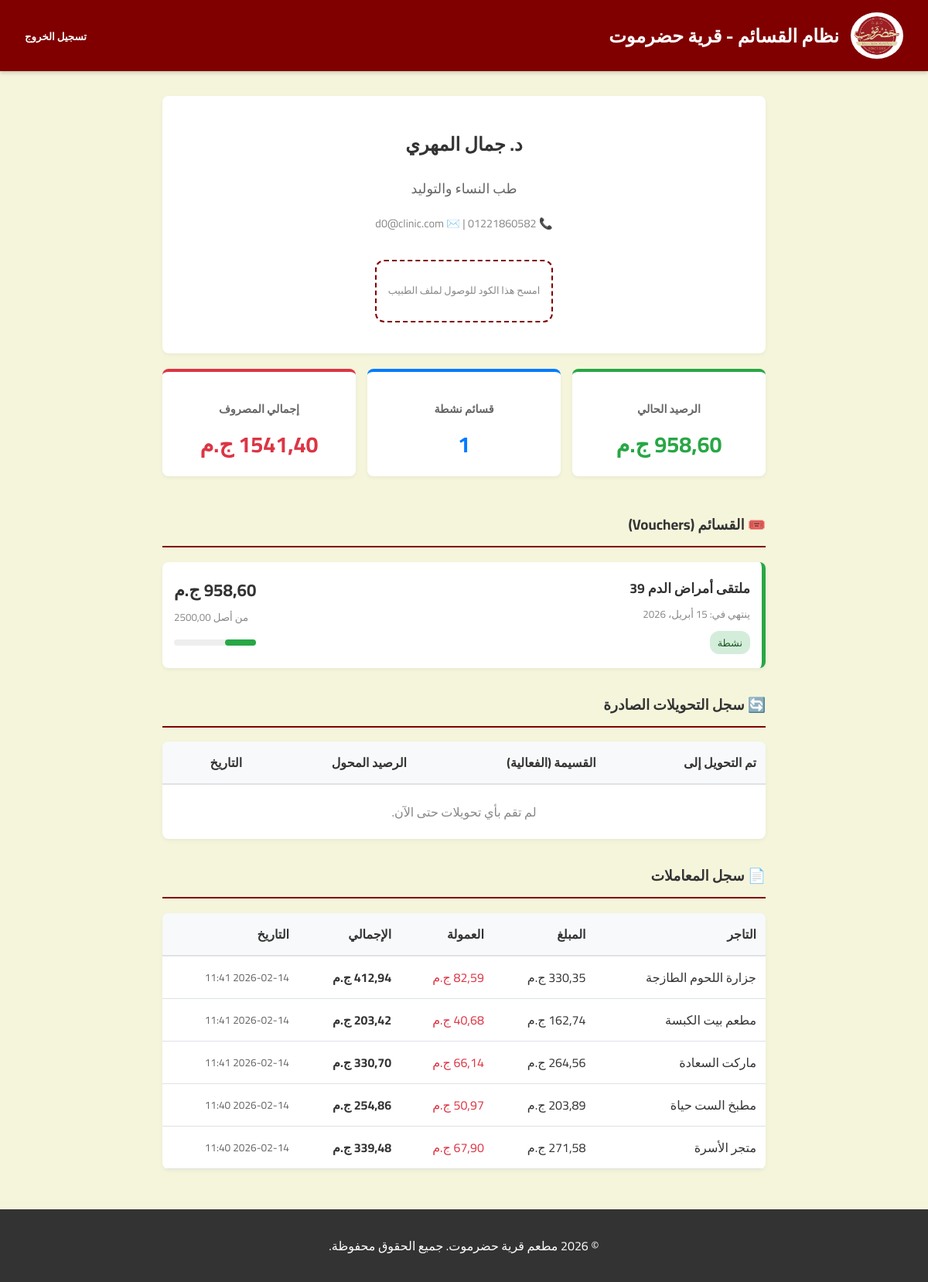
The page /ar/doctor/2/ (signed in) on the database its author committed.
### accounts/models.py (models this page shows, shortened)
class Doctor(models.Model):
    user = models.OneToOneField(User, on_delete=models.CASCADE, related_name='doctor_profile', verbose_name=_('User'))
    name = models.CharField(_('Name'), max_length=255)
    phone = models.CharField(_('Phone'), max_length=20, unique=True)
    email = models.EmailField(_('Email'), unique=True)
    specialty = models.ForeignKey(Specialty, on_delete=models.SET_NULL, null=True, blank=True, verbose_name=_('Specialty'))
    qr_code = models.CharField(_('QR Code'), max_length=255, blank=True, null=True) # URL or path
    created_at = models.DateTimeField(_('Created At'), auto_now_add=True)
    updated_at = models.DateTimeField(_('Updated At'), auto_now=True)
    class Meta:
        verbose_name = _('Doctor')
        verbose_name_plural = _('Doctors')

class Specialty(models.Model):
    name = models.CharField(_('Name'), max_length=100, unique=True)
    class Meta:
        verbose_name = _('Specialty')
        verbose_name_plural = _('Specialties')
    def __str__(self):
        return self.name

class Vendor(models.Model):
    class VendorRoles(models.TextChoices):
        ADMIN = 'ADMIN', _('Vendor Admin')
        CASHIER = 'CASHIER', _('Vendor Cashier')
    user = models.OneToOneField(User, on_delete=models.CASCADE, related_name='vendor_profile', verbose_name=_('User'))
    name = models.CharField(_('Name'), max_length=255, unique=True)
    contact_person = models.CharField(_('Contact Person'), max_length=255)
    phone = models.CharField(_('Phone'), max_length=20)
    email = models.EmailField(_('Email'))
    address = models.TextField(_('Address'))
    category = models.CharField(_('Category'), max_length=100) # e.g. Supermarket, Restaurant
    role = models.CharField(
        _('Role'), max_length=20, choices=VendorRoles.choices, default=VendorRoles.ADMIN,
        help_text=_('Vendor Admin has full access, Cashier can only process transactions via QR scan')
    )
    parent_vendor = models.ForeignKey(
        'self', on_delete=models.CASCADE, null=True, blank=True,
        related_name='cashiers', verbose_name=_('Parent Vendor'),
        help_text=_('If this is a cashier, specify the parent vendor it belongs to')
    )
    has_management_fee = models.BooleanField(_('Has Management Fee'), default=True)
    is_active = models.BooleanField(_('Is Active'), default=True)
    created_at = models.DateTimeField(_('Created At'), auto_now_add=True)
    updated_at = models.DateTimeField(_('Updated At'), auto_now=True)
    class Meta:
        verbose_name = _('Vendor')
        verbose_name_plural = _('Vendors')

### events/models.py (models this page shows, shortened)
class Voucher(models.Model):
    doctor = models.ForeignKey('accounts.Doctor', on_delete=models.CASCADE, related_name='vouchers', verbose_name=_('Doctor'))
    event = models.ForeignKey(Event, on_delete=models.CASCADE, related_name='vouchers', verbose_name=_('Event'), null=True, blank=True)
    company = models.ForeignKey('core.PharmaceuticalCompany', on_delete=models.SET_NULL, verbose_name=_('Company'), null=True, blank=True)
    initial_value = models.DecimalField(_('Initial Value'), max_digits=10, decimal_places=2)
    current_balance = models.DecimalField(_('Current Balance'), max_digits=10, decimal_places=2)
    issue_date = models.DateField(_('Issue Date'), auto_now_add=True)
    expiry_date = models.DateField(_('Expiry Date'))
    is_active = models.BooleanField(_('Is Active'), default=True)
    notes = models.TextField(_('Notes'), blank=True, null=True)
    created_at = models.DateTimeField(_('Created At'), auto_now_add=True)
    updated_at = models.DateTimeField(_('Updated At'), auto_now=True)
    class Meta:
        verbose_name = _('Voucher')
        verbose_name_plural = _('Vouchers')

class Event(models.Model):
    class PaymentTypes(models.TextChoices):
        CASH = 'CASH', _('Cash')
        DEFERRED = 'DEFERRED', _('Deferred')
    name = models.CharField(_('Name'), max_length=255)
    date = models.DateField(_('Date'))
    company = models.ForeignKey('core.PharmaceuticalCompany', on_delete=models.CASCADE, verbose_name=_('Company'))
    payment_type = models.CharField(_('Payment Type'), max_length=10, choices=PaymentTypes.choices, default=PaymentTypes.DEFERRED)
    voucher_value = models.DecimalField(_('Voucher Value'), max_digits=10, decimal_places=2)
    voucher_expiry_days = models.IntegerField(_('Voucher Expiry Days'), default=90)
    doctors = models.ManyToManyField('accounts.Doctor', related_name='events', blank=True, verbose_name=_('Doctors'))
    delegates = models.ManyToManyField('accounts.Delegate', related_name='events', blank=True, verbose_name=_('Delegates'))
    specialties = models.ManyToManyField('accounts.Specialty', related_name='events', blank=True, verbose_name=_('Specialties'))
    notes = models.TextField(_('Notes'), blank=True, null=True)
    created_at = models.DateTimeField(_('Created At'), auto_now_add=True)
    updated_at = models.DateTimeField(_('Updated At'), auto_now=True)
    class Meta:
        verbose_name = _('Event')
        verbose_name_plural = _('Events')

### core/models.py (models this page shows, shortened)
class Transaction(models.Model):
    vouchers = models.ManyToManyField('events.Voucher', related_name='transactions', verbose_name=_('Vouchers'))
    vendor = models.ForeignKey('accounts.Vendor', on_delete=models.PROTECT, verbose_name=_('Vendor'))
    doctor = models.ForeignKey('accounts.Doctor', on_delete=models.PROTECT, verbose_name=_('Doctor'))
    created_by = models.ForeignKey('accounts.User', on_delete=models.PROTECT, verbose_name=_('Created By'), related_name='transactions_created', null=True, blank=True)
    amount_spent = models.DecimalField(_('Amount Spent'), max_digits=10, decimal_places=2)
    management_fee_percentage = models.DecimalField(_('Management Fee Percentage'), max_digits=5, decimal_places=2, default=25.00)
    management_fee_amount = models.DecimalField(_('Management Fee Amount'), max_digits=10, decimal_places=2)
    total_deducted = models.DecimalField(_('Total Deducted'), max_digits=10, decimal_places=2)
    transaction_date = models.DateTimeField(_('Transaction Date'), auto_now_add=True)
    items_description = models.TextField(_('Items Description'), blank=True)
    invoice_number = models.CharField(_('Invoice Number'), max_length=100, unique=True)
    settlement = models.ForeignKey(
        VendorSettlement,
        on_delete=models.SET_NULL,
        null=True,
        blank=True,
        related_name='transactions',
        verbose_name=_('Settlement')
    )
    class Meta:
        verbose_name = _('Transaction')
        verbose_name_plural = _('Transactions')

### core/views.py (the view, shortened to what this page needs)
# urls.py: path('doctor/<int:pk>/', DoctorProfileView.as_view(), name='doctor_profile'),
class DoctorProfileView(LoginRequiredMixin, DetailView):
    model = Doctor
    template_name = 'core/doctor_profile.html'
    context_object_name = 'doctor'
    def dispatch(self, request, *args, **kwargs):
        user = request.user
        doctor_to_view = self.get_object()
        if user.is_superuser or user.is_staff:
            return super().dispatch(request, *args, **kwargs)
    def get_context_data(self, **kwargs):
        context = super().get_context_data(**kwargs)
        vouchers = self.object.vouchers.all().order_by('-expiry_date')
        active_vouchers = vouchers.filter(is_active=True)
        context['vouchers'] = vouchers
        context['total_balance'] = active_vouchers.aggregate(Sum('current_balance'))['current_balance__sum'] or Decimal('0.00')
        context['active_vouchers_count'] = active_vouchers.count()
        context['expired_vouchers_count'] = vouchers.filter(is_active=False).count()
        context['transactions'] = Transaction.objects.filter(doctor=self.object).order_by('-transaction_date')
        context['total_spent'] = Transaction.objects.filter(doctor=self.object).aggregate(
            total=Sum('total_deducted'))['total'] or Decimal('0.00')
        context['transfers_made'] = self.object.transfers_made.all().order_by('-transfer_date')
        return context

### templates/core/doctor_profile.html (shortened to what this page needs)
{% extends "base.html" %}
{% block content %}
<div style="max-width: 800px; margin: 0 auto; padding: 0 10px; box-sizing: border-box;">
    <div class="card" style="text-align: center; margin-bottom: 20px; position: relative;">
        <h2 style="margin-bottom: 5px;">{{ doctor.name }}</h2>
        <p style="color: #666; font-size: 1.1rem; margin-bottom: 15px;">{{ doctor.specialty }}</p>
        <p style="color: #888; font-size: 0.9rem;">📞 {{ doctor.phone }} | ✉️ {{ doctor.email }}</p>
        <div style="margin: 20px auto; padding: 15px; background: #fff; border: 2px dashed #800000; border-radius: 12px; display: inline-block;">
            <p style="margin-top: 10px; font-size: 0.8rem; color: #888;">امسح هذا الكود للوصول لملف الطبيب</p>
        </div>
    </div>
    <div class="stats-container">
        <div class="card stat-card" style="border-top: 4px solid #28a745;">
            <h4 style="color: #666; margin-bottom: 5px; font-size: 0.9rem;">الرصيد الحالي</h4>
            <p style="font-size: 1.8rem; font-weight: bold; color: #28a745; margin: 0;">{{ total_balance|floatformat:2 }} ج.م</p>
        </div>
        <div class="card stat-card" style="border-top: 4px solid #007bff;">
            <h4 style="color: #666; margin-bottom: 5px; font-size: 0.9rem;">قسائم نشطة</h4>
            <p style="font-size: 1.8rem; font-weight: bold; color: #007bff; margin: 0;">{{ active_vouchers_count }}</p>
        </div>
        <div class="card stat-card" style="border-top: 4px solid #dc3545;">
            <h4 style="color: #666; margin-bottom: 5px; font-size: 0.9rem;">إجمالي المصروف</h4>
            <p style="font-size: 1.8rem; font-weight: bold; color: #dc3545; margin: 0;">{{ total_spent|floatformat:2 }} ج.م</p>
        </div>
    </div>
    <div style="margin-bottom: 30px;">
        <h3 style="border-bottom: 2px solid #800000; padding-bottom: 10px;">🎟️ القسائم (Vouchers)</h3>
        {% for voucher in vouchers %}
        <div class="card voucher-card" style="border-right: 5px solid {% if voucher.is_active %}#28a745{% else %}#dc3545{% endif %};">
            <div class="voucher-left">
                <strong style="font-size: 1.1rem; display: block; margin-bottom: 5px;">{{ voucher.event.name }}</strong>
                <small style="color: #888; display: block; margin-bottom: 8px;">ينتهي في: {{ voucher.expiry_date }}</small>
                {% if voucher.is_active %}
                    <span style="background: #d4edda; color: #155724; padding: 3px 10px; border-radius: 12px; font-size: 0.8rem; display: inline-block;">نشطة</span>
                {% else %}
                    <span style="background: #f8d7da; color: #721c24; padding: 3px 10px; border-radius: 12px; font-size: 0.8rem; display: inline-block;">منتهية</span>
                {% endif %}
            </div>
            <div class="voucher-right">
                <span style="font-size: 1.4rem; font-weight: bold; display: block; margin-bottom: 2px;">{{ voucher.current_balance|floatformat:2 }} ج.م</span>
                <small style="color: #888; display: block; margin-bottom: 8px;">من أصل {{ voucher.initial_value|floatformat:2 }}</small>
                <div style="display: inline-block; width: 100%; max-width: 150px; height: 8px; background: #eee; border-radius: 4px; margin-top: 5px; margin-bottom: 5px;">
                    {% widthratio voucher.current_balance voucher.initial_value 100 as pct %}
                    <div style="width: {% widthratio voucher.current_balance voucher.initial_value 100 %}%; height: 100%; background: {% if voucher.is_active %}#28a745{% else %}#dc3545{% endif %}; border-radius: 4px;"></div>
                </div>
            </div>
        </div>
        {% empty %}
        <p style="text-align: center; color: #888; padding: 20px;">لا توجد قسائم.</p>
        {% endfor %}
    </div>
    <div style="margin-bottom: 30px;">
        <h3 style="border-bottom: 2px solid #800000; padding-bottom: 10px;">🔄 سجل التحويلات الصادرة</h3>
        <div class="card" style="padding: 0; overflow: hidden;">
            <div class="table-responsive">
                <table style="width: 100%; border-collapse: collapse; min-width: 500px;">
                    <thead>
                        <tr style="background: #f8f9fa; border-bottom: 2px solid #dee2e6;">
                            <th style="padding: 12px; text-align: right;">تم التحويل إلى</th>
                            <th style="padding: 12px; text-align: right;">القسيمة (الفعالية)</th>
                            <th style="padding: 12px; text-align: right;">الرصيد المحول</th>
                            <th style="padding: 12px; text-align: right;">التاريخ</th>
                        </tr>
                    </thead>
                    <tbody>
                        {% for transfer in transfers_made %}
                        <tr style="border-bottom: 1px solid #dee2e6;">
                            <td style="padding: 12px; font-weight: bold; color: #007bff;">د. {{ transfer.to_doctor.name }}</td>
                            <td style="padding: 12px;">{{ transfer.voucher.event.name }}</td>
                            <td style="padding: 12px;">{{ transfer.voucher.current_balance|floatformat:2 }} ج.م</td>
                            <td style="padding: 12px; font-size: 0.85rem; color: #666;">{{ transfer.transfer_date|date:"Y-m-d H:i" }}</td>
                        </tr>
                        {% empty %}
                        <tr>
                            <td colspan="4" style="padding: 20px; text-align: center; color: #888;">لم تقم بأي تحويلات حتى الآن.</td>
                        </tr>
                        {% endfor %}
                    </tbody>
                </table>
            </div>
        </div>
    </div>
    <div>
        <h3 style="border-bottom: 2px solid #800000; padding-bottom: 10px;">📄 سجل المعاملات</h3>
        <div class="card" style="padding: 0; overflow: hidden;">
            <div class="table-responsive">
                <table style="width: 100%; border-collapse: collapse; min-width: 500px;">
                    <thead>
                        <tr style="background: #f8f9fa; border-bottom: 2px solid #dee2e6;">
                            <th style="padding: 12px; text-align: right;">التاجر</th>
                            <th style="padding: 12px; text-align: right;">المبلغ</th>
                            <th style="padding: 12px; text-align: right;">العمولة</th>
                            <th style="padding: 12px; text-align: right;">الإجمالي</th>
                            <th style="padding: 12px; text-align: right;">التاريخ</th>
                        </tr>
                    </thead>
                    <tbody>
                        {% for trx in transactions %}
                        <tr style="border-bottom: 1px solid #dee2e6;">
                            <td style="padding: 12px;">{{ trx.vendor.name }}</td>
                            <td style="padding: 12px;">{{ trx.amount_spent|floatformat:2 }} ج.م</td>
                            <td style="padding: 12px; color: #dc3545;">{{ trx.management_fee_amount|floatformat:2 }} ج.م</td>
                            <td style="padding: 12px; font-weight: bold;">{{ trx.total_deducted|floatformat:2 }} ج.م</td>
                            <td style="padding: 12px; font-size: 0.85rem; color: #666;">{{ trx.transaction_date|date:"Y-m-d H:i" }}</td>
                        </tr>
                        {% empty %}
                        <tr>
                            <td colspan="5" style="padding: 20px; text-align: center; color: #888;">لا توجد معاملات.</td>
                        </tr>
                        {% endfor %}
                    </tbody>
                </table>
            </div>
        </div>
    </div>
</div>
{% endblock %}

### rows shown on the page
Doctor: name "د. جمال المهري", specialty "طب النساء والتوليد", email "d0@clinic.com"
Voucher: event.name "ملتقى أمراض الدم 39", expiry_date "15 أبريل، 2026", is_active "نشطة", current_balance "958,60", initial_value "2500,00"
Transaction: vendor.name "ماركت السعادة", amount_spent "264,56", management_fee_amount "66,14", total_deducted "330,70", transaction_date "2026-02-14 11:41"
Transaction: vendor.name "مطبخ الست حياة", amount_spent "203,89", management_fee_amount "50,97", total_deducted "254,86", transaction_date "2026-02-14 11:40"
Transaction: vendor.name "متجر الأسرة", amount_spent "271,58", management_fee_amount "67,90", total_deducted "339,48", transaction_date "2026-02-14 11:40"

### other values the page prints
{{ total_balance|floatformat:2 }} "958,60"
{{ active_vouchers_count }} "1"
{{ total_spent|floatformat:2 }} "1541,40"
